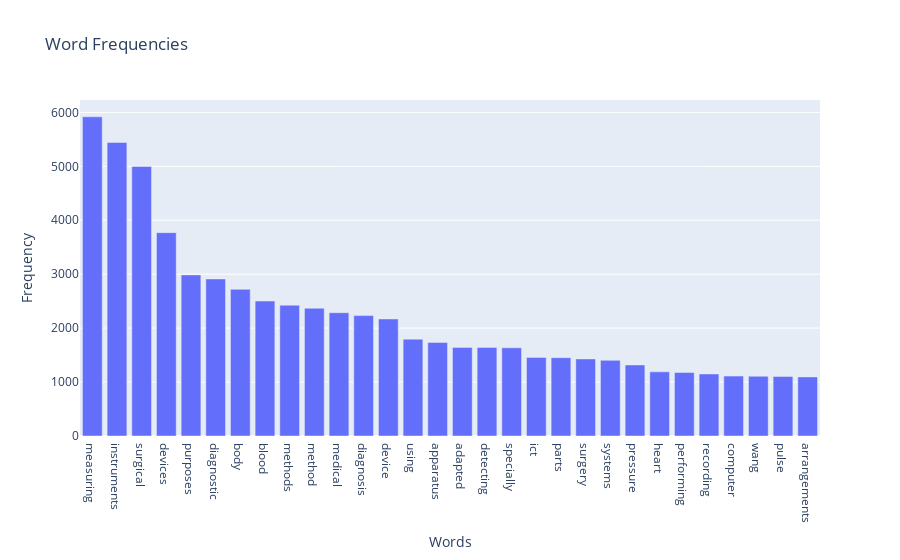

Here is the notebook cell this chart was saved with:
### Code cell
from sklearn.feature_extraction.text import CountVectorizer
import pandas as pd
import numpy as np
import plotly.express as px

# Combine all the text data
text_data = df['Title'].str.cat(df['Inventors'], sep=' ').str.cat(df['IPC'], sep=' ')

# Extract only text (exclude numbers)
text_data = text_data.str.findall(r'\b[a-zA-Z]+\b').str.join(' ')

# Create a CountVectorizer to count word frequencies
vectorizer = CountVectorizer(stop_words='english', max_features=30)
word_count_matrix = vectorizer.fit_transform(text_data)

# Calculate word frequencies
word_freq = np.array(np.sum(word_count_matrix, axis=0)).reshape(-1)
words = np.array(vectorizer.get_feature_names_out())
word_freq_df = pd.DataFrame({'words': words, 'frequency': word_freq})

# Sort the dataframe by frequency in descending order
word_freq_df = word_freq_df.sort_values(by='frequency', ascending=False)

# Create an interactive bar chart of word frequencies
fig = px.bar(word_freq_df, x='words', y='frequency', title='Word Frequencies', labels={'words': 'Words', 'frequency': 'Frequency'})
fig.show()

### Figure 1 — Plotly figure (JSON) as saved in the notebook; plotly's stock layout.template omitted (floating-point values rounded to 4 significant figures)
{"data": [{"alignmentgroup": "True", "hovertemplate": "Words=%{x}<br>Frequency=%{y}<extra></extra>", "legendgroup": "", "marker": {"color": "#636efa", "pattern": {"shape": ""}}, "name": "", "offsetgroup": "", "orientation": "v", "showlegend": false, "textposition": "auto", "type": "bar", "x": ["measuring", "instruments", "surgical", "devices", "purposes", "diagnostic", "body", "blood", "methods", "method", "medical", "diagnosis", "device", "using", "apparatus", "adapted", "detecting", "specially", "ict", "parts", "surgery", "systems", "pressure", "heart", "performing", "recording", "computer", "wang", "pulse", "arrangements"], "xaxis": "x", "y": [5918, 5442, 4998, 3770, 2987, 2912, 2719, 2502, 2425, 2369, 2286, 2232, 2170, 1796, 1735, 1643, 1643, 1635, 1457, 1452, 1429, 1403, 1317, 1189, 1178, 1150, 1111, 1108, 1104, 1096], "yaxis": "y"}], "layout": {"barmode": "relative", "legend": {"tracegroupgap": 0}, "title": {"text": "Word Frequencies"}, "xaxis": {"anchor": "y", "domain": [0, 1], "title": {"text": "Words"}}, "yaxis": {"anchor": "x", "domain": [0, 1], "title": {"text": "Frequency"}}}}
